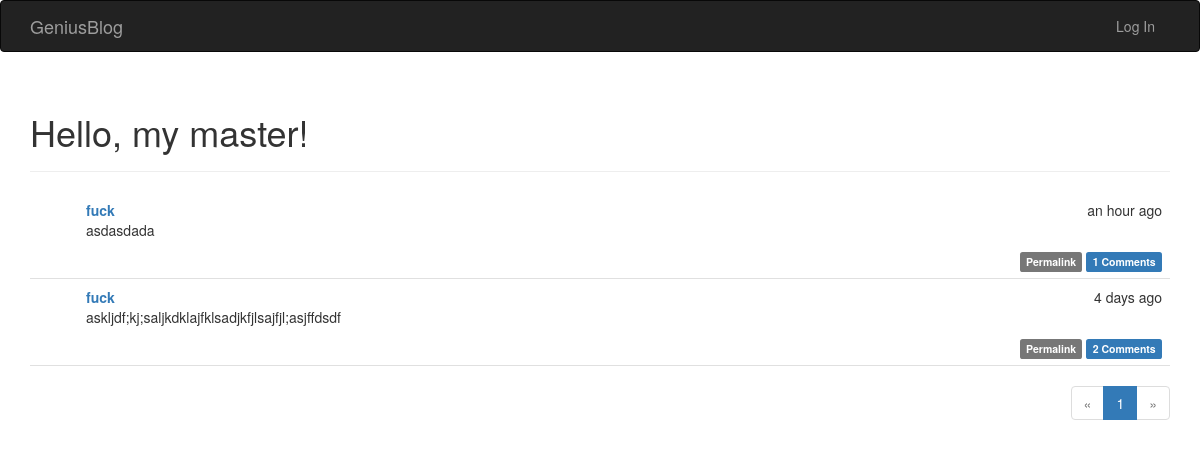
The page / on the database its author committed.
### web/models.py (models this page shows, shortened)
class Post(db.Model):
    __tablename__ = "post"
    id = db.Column(db.Integer, primary_key=True)
    body = db.Column(db.Text)
    body_html = db.Column(db.Text)
    timestamp = db.Column(db.DateTime, index=True, default=datetime.utcnow)
    author_id = db.Column(db.Integer, db.ForeignKey('user.id'))
    comments = db.relationship('Comment', backref='post', lazy='dynamic')

class User(db.Model, UserMixin):
    __tablename__ = "user"
    id = db.Column(db.Integer, primary_key=True)
    username = db.Column(db.String(64), unique=True, index=True)
    password_hash = db.Column(db.String(128))
    posts = db.relationship('Post', backref='author', lazy='dynamic')
    comments = db.relationship('Comment', backref='author', lazy='dynamic')
    @property
    def password(self):
        raise AttributeError('password is not a readable attribute')

### web/main/views.py (the view)
@main.route('/', methods = ['GET', 'POST'])
def index():
    form = PostForm()
    if form.validate_on_submit():
        post = Post(body = form.body.data,
                    author = current_user._get_current_object())
        db.session.add(post)
        db.session.commit()
        return redirect(url_for('.index'))
    page = request.args.get('page', 1, type = int)
    pagination = Post.query.order_by(Post.timestamp.desc()).paginate(
        page, per_page = 10,
        error_out = False)
    posts = pagination.items
    return render_template('index.html', form = form, posts = posts, pagination = pagination)

### web/templates/index.html (shortened to what this page needs)
{% extends "base.html" %}
{% import "bootstrap/wtf.html" as wtf %}
{% import "_macros.html" as macros %}
{% block page_content %}
    <div class="page-header">
        <h1>Hello,
            {% if current_user.is_authenticated() %}{{ current_user.username }}{% else %}my master{% endif %}!</h1>
    </div>
    <div class="post-tabs">
        {% include '_posts.html' %}
    </div>
    {% if pagination %}
        <div class="pagination">
            {{ macros.pagination_widget(pagination, '.index') }}
        </div>
    {% endif %}
{% endblock %}

### web/templates/_posts.html
<ul class="posts">
    {% for post in posts %}
    <li class="post">
        <div class="post-content">
            <div class="post-date">{{ moment(post.timestamp).fromNow() }}</div>
            <div class="post-author"><a href="#">{{ post.author.username }}</a></div>
            <div class="post-body">
                {% if post.body_html %}
                    {{ post.body_html | safe }}
                {% else %}
                    {{ post.body }}
                {% endif %}
            </div>
            <div class="post-footer">
                <a href="{{ url_for('.post', id=post.id) }}">
                    <span class="label label-default">Permalink</span>
                </a>
                <a href="{{ url_for('.post', id=post.id) }}#comments">
                    <span class="label label-primary">{{ post.comments.count() }} Comments</span>
                </a>
            </div>
        </div>
    </li>
    {% endfor %}
</ul>

### web/static/styles.css (style rules this page uses)
div.post-tabs { margin-top: 16px; }
ul.posts { list-style-type: none; padding: 0px; margin: 16px 0px 0px 0px; border-top: 1px solid #e0e0e0; }
div.post-tabs ul.posts { margin: 0px; border-top: none; }
ul.posts li.post { padding: 8px; border-bottom: 1px solid #e0e0e0; }
div.post-date { float: right; }
div.post-author { font-weight: bold; }
div.post-content { margin-left: 48px; min-height: 48px; }
div.post-footer { text-align: right; }
div.pagination { width: 100%; text-align: right; padding: 0px; margin: 0px; }

### rows shown on the page
Post: timestamp "an hour ago", author.username "fuck", body_html "asdasdada", comments.count "1"
Post: timestamp "4 days ago", author.username "fuck", body_html "askljdf;kj;saljkdklajfklsadjkfjlsajfjl;asjffdsdf", comments.count "2"

### other values the page prints
{{ p }} "1"
